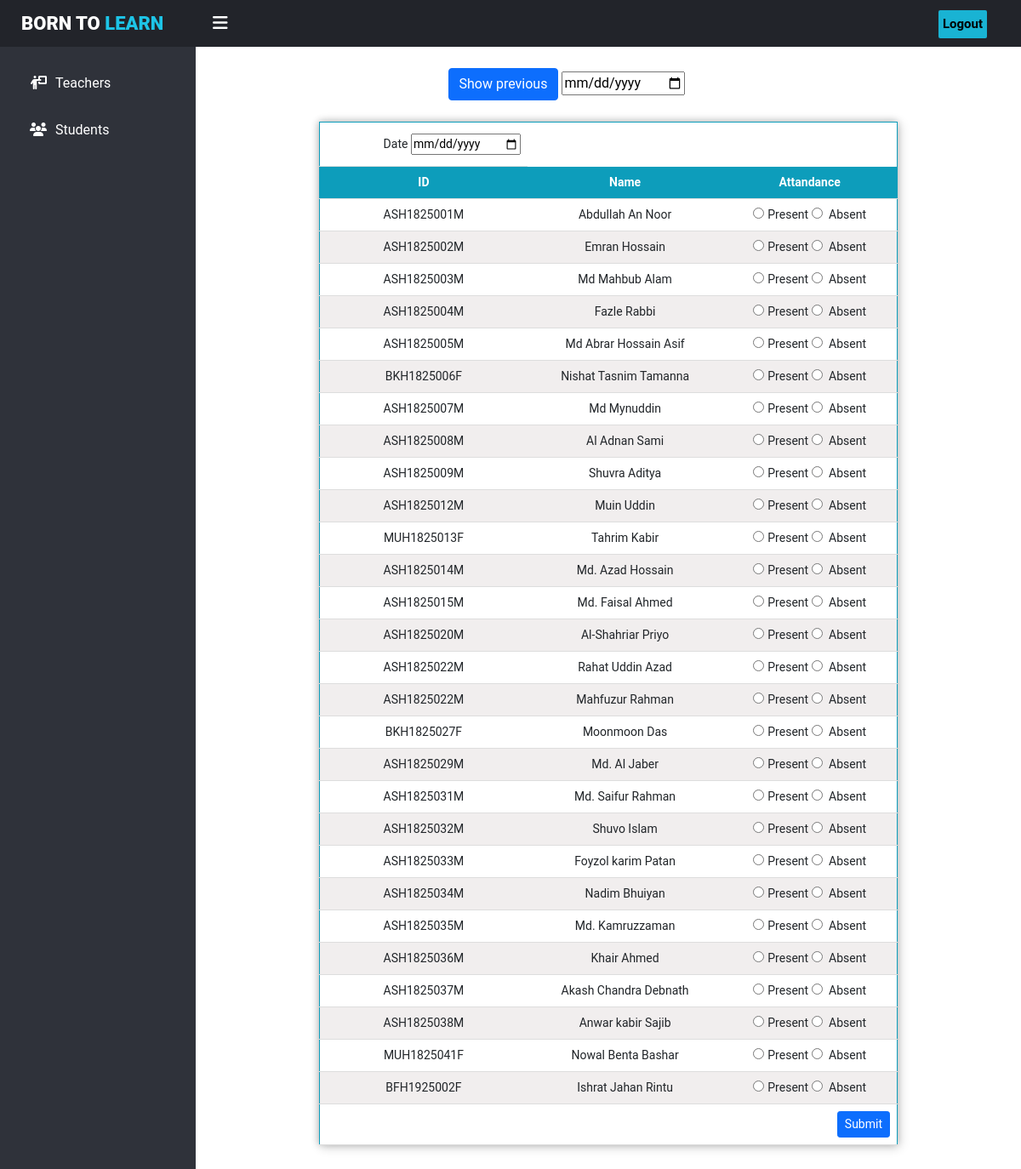
The page /teachers/courseAttandance.php?semester=8 (signed in) on the database its author committed.
### tables this page shows
CREATE TABLE `user` (
  `ID` int(50) NOT NULL,
  `email` varchar(50) NOT NULL,
  `password` varchar(50) NOT NULL,
  `user_type` varchar(50) NOT NULL,
  `Roll` varchar(50) NOT NULL,
  `Mobile` varchar(50) NOT NULL,
  `Batch` int(11) NOT NULL,
  `semester` int(100) NOT NULL,
  `Name` varchar(50) NOT NULL
);

### teachers/courseAttandance.php (the view, shortened to what this page needs)
<?php
include '../assets/sidebar.php';
include '../assets/database.php';
if(isset(($_GET['semester']))){
    $semester=$_GET['semester'];
    $assaigncourse_id=$_GET['assaigncourse_id'];
    if(isset(($_GET['show']))){
        $date=$_GET['date'];
        $table_type="show";
    }else{
        $table_type="create";
    }
}
?>
<link rel="stylesheet" href="../css//courseAttandance.css">
        <div style="padding-bottom: 25px;padding-top:80px;">
            <div class="row">
                <div class="col-3"></div>
                <div class="col-6  d-flex">
                <form action="../teachers/courseAttandance.php" method="post">
                        <button class="btn btn-primary ms-5" name="show" type="submit">Show previous</button>
                        <input type="date" name="date" id="" required>
                    </form>
                </div>
            </div>
        </div>
<div style="padding-bottom: 45px;">
<?php if($table_type=="create"){?>
    <form action="../teachers/courseAttandance.php" method="post">
        <table style="margin-left: 50%;">
            <tbody>
                <?php
                $result = mysqli_query($conn, " SELECT * FROM `user` WHERE semester='$semester'") or die('query failed');
                if ($result->num_rows > 0) { ?>
                <tr>
                <td colspan="1" style="text-align:right;">
                    <label for="date" class="col-2 col-form-label">Date</label>
                    <input type="date" name="date" id="" required>
                 </td>
                </tr>
                     <tr id="header" style="text-align:center;">
                     <th >ID</th>
                     <th>Name</th>
                     <th>Attandance</th>
                     </tr>
                   <?php  while ($row = $result->fetch_assoc()) {
                            $student_id=$row['ID'];
                            $student_name=$row['Name'];
                            $student_roll=$row['Roll'];
                    ?>
                         <tr>
                         <td><?php echo $student_roll; ?></td>
                         <td><?php echo $student_name; ?></td>
                         <td><div>
                         <input class="me-1" type="radio" name='attend[<?php echo $student_id; ?>]' value="1"  >Present
                         <input class="me-1" type="radio" name='attend[<?php echo $student_id; ?>]' value="0" > Absent </div>
                         </td>
                         </tr>
                   <?php }  } ?>
                <tr>
                <td   colspan="3" style="text-align:right;"><button class="btn btn-primary btn-sm" name="submit" type="submit">Submit</button>
                </form> </td>
        <?php } else if($table_type=="show"){?>
            <table style="margin-left: 50%;">
            <tbody>
                <?php
                $result = mysqli_query($conn, " SELECT * FROM `user` WHERE semester='$semester'") or die('query failed');
                if ($result->num_rows > 0) { ?>
                <tr>
                <td colspan="1" style="text-align:right;">
               <h4> Date:  <?php echo $date; ?></h4>
                 </td>
                </tr>
                     <tr id="header" style="text-align:center;">
                     <th >ID</th>
                     <th>Name</th>
                     <th>Attandance</th>
                     </tr>
                   <?php  while ($row = $result->fetch_assoc()) {
                            $student_id=$row['ID'];
                            $student_name=$row['Name'];
                            $student_roll=$row['Roll'];
                            $attendanceSheet = mysqli_query($conn, " SELECT * FROM `attendance_sheet` WHERE assaigncourse_id='$assaigncourse_id' AND date='$date' AND student_id='$student_id'") or die('query failed');
                            if ($attendanceSheet->num_rows > 0) {
                                $row =$attendanceSheet->fetch_assoc();
                                $present=$row['present'];
                            }
                    ?>
                         <tr>
                         <td><?php echo $student_roll; ?></td>
                         <td><?php echo $student_name; ?></td>
                         <td>
                         <?php if($present==0){echo "Absent";}else{echo "Present";} ?>
                         </td>
                         </tr>
                   <?php }  } ?>
                <tr>
                <td   colspan="3" style="text-align:right;">
                 <a href="courseAttandance.php?semester=<?php echo $semester;?> && assaigncourse_id=<?php echo $assaigncourse_id;?> " class="card-link btn btn-primary btn-sm text-white mt-2">Take attendace</a>
                 </td>
                </tr>
            </tbody>
        </table>
            <?php }?>
    </div>
</div>

### css/sidebar.css (style rules this page uses)
body { margin: 0; padding: 0; font-family: "Roboto", sans-serif; }

### css/courseAttandance.css (style rules this page uses)
body { overflow-x: hidden; }
table { transform: translate(-50%, 0%); border-collapse: collapse; width: 680px; border: 1px solid #0d9dbb; box-shadow: 2px 2px 12px rgba(0, 0, 0, 0.2), -1px -1px 8px rgba(0, 0, 0, 0.2); }
tr { transition: all 0.2s ease-in; cursor: pointer; font-size: 14px; }
tr:nth-child(even) { background-color: #f1eeee; }
th, td { padding: 8px; text-align: center; border-bottom: 1px solid #ddd; }
#header { background-color: #0d9dbb; color: #fff; }

### rows shown on the page
user: Roll "ASH1825001M", Name "Abdullah An Noor"
user: Roll "ASH1825002M", Name "Emran Hossain"
user: Roll "ASH1825003M", Name "Md Mahbub Alam"
user: Roll "ASH1825004M", Name "Fazle Rabbi"
user: Roll "ASH1825005M", Name "Md Abrar Hossain Asif"
user: Roll "BKH1825006F", Name "Nishat Tasnim Tamanna"
user: Roll "ASH1825007M", Name "Md Mynuddin"
user: Roll "ASH1825008M", Name "Al Adnan Sami"
user: Roll "ASH1825009M", Name "Shuvra Aditya"
user: Roll "ASH1825012M", Name "Muin Uddin"
user: Roll "MUH1825013F", Name "Tahrim Kabir"
user: Roll "ASH1825014M", Name "Md. Azad Hossain"
user: Roll "ASH1825015M", Name "Md. Faisal Ahmed"
user: Roll "ASH1825020M", Name "Al-Shahriar Priyo"
user: Roll "ASH1825022M", Name "Rahat Uddin Azad"
user: Roll "ASH1825022M", Name "Mahfuzur Rahman"
user: Roll "BKH1825027F", Name "Moonmoon Das"
user: Roll "ASH1825029M", Name "Md. Al Jaber"
user: Roll "ASH1825031M", Name "Md. Saifur Rahman"
user: Roll "ASH1825032M", Name "Shuvo Islam"
user: Roll "ASH1825033M", Name "Foyzol karim Patan"
user: Roll "ASH1825034M", Name "Nadim Bhuiyan"
user: Roll "ASH1825035M", Name "Md. Kamruzzaman"
user: Roll "ASH1825036M", Name "Khair Ahmed"
user: Roll "ASH1825037M", Name "Akash Chandra Debnath"
user: Roll "ASH1825038M", Name "Anwar kabir Sajib"
user: Roll "MUH1825041F", Name "Nowal Benta Bashar"
user: Roll "BFH1925002F", Name "Ishrat Jahan Rintu"
